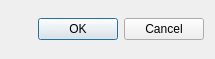
<?xml version="1.0" encoding="UTF-8"?>
<ui version="4.0">
 <class>SettingsDialog</class>
 <widget class="QDialog" name="SettingsDialog">
  <property name="geometry">
   <rect>
    <x>0</x>
    <y>0</y>
    <width>215</width>
    <height>59</height>
   </rect>
  </property>
  <property name="windowTitle">
   <string>Dialog</string>
  </property>
  <layout class="QGridLayout" name="gridLayout">
   <item row="0" column="0">
    <layout class="QVBoxLayout" name="widgetLayout"/>
   </item>
   <item row="1" column="0">
    <widget class="QDialogButtonBox" name="buttonBox">
     <property name="orientation">
      <enum>Qt::Horizontal</enum>
     </property>
     <property name="standardButtons">
      <set>QDialogButtonBox::Cancel|QDialogButtonBox::Ok</set>
     </property>
    </widget>
   </item>
  </layout>
 </widget>
 <resources/>
 <connections>
  <connection>
   <sender>buttonBox</sender>
   <signal>accepted()</signal>
   <receiver>SettingsDialog</receiver>
   <slot>accept()</slot>
   <hints>
    <hint type="sourcelabel">
     <x>248</x>
     <y>254</y>
    </hint>
    <hint type="destinationlabel">
     <x>157</x>
     <y>274</y>
    </hint>
   </hints>
  </connection>
  <connection>
   <sender>buttonBox</sender>
   <signal>rejected()</signal>
   <receiver>SettingsDialog</receiver>
   <slot>reject()</slot>
   <hints>
    <hint type="sourcelabel">
     <x>316</x>
     <y>260</y>
    </hint>
    <hint type="destinationlabel">
     <x>286</x>
     <y>274</y>
    </hint>
   </hints>
  </connection>
 </connections>
</ui>
